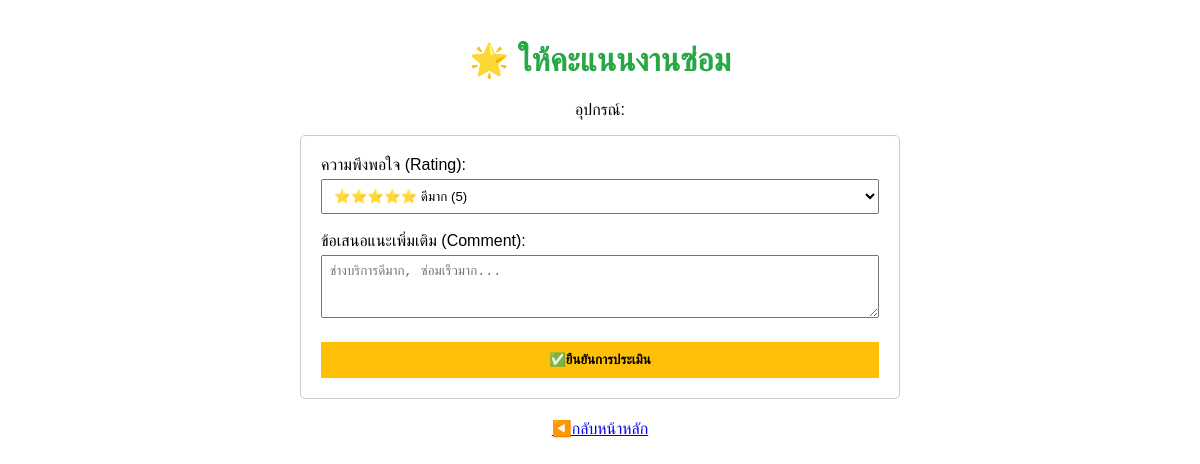
The page /evaluate/3 (signed in) on the database as committed earlier.
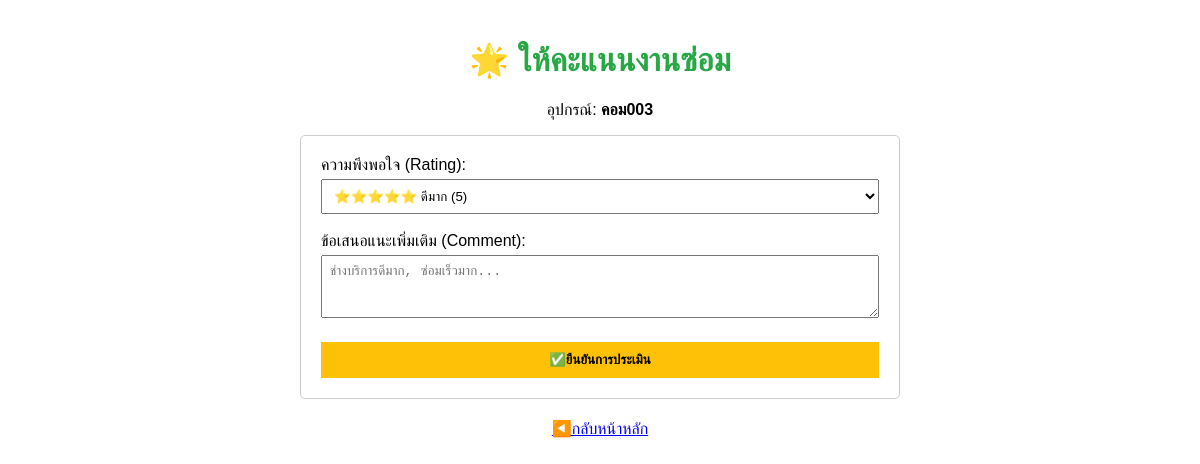
The same page on the database as committed later.
### tables this page shows
CREATE TABLE repairs (
        repair_id INTEGER PRIMARY KEY AUTOINCREMENT,
        user_id INTEGER NOT NULL,
        device_name TEXT NOT NULL,
        problem_detail TEXT NOT NULL,
        location TEXT NOT NULL,
        status TEXT DEFAULT 'Pending',
        report_date TIMESTAMP DEFAULT CURRENT_TIMESTAMP,
        technician_note TEXT,
        FOREIGN KEY (user_id) REFERENCES users (user_id)
    );

### app.py (the view, shortened to what this page needs)
@app.route('/evaluate/<int:repair_id>', methods=['GET', 'POST'])
def evaluate(repair_id):
    if 'user_id' not in session:
        return redirect(url_for('login'))
    conn = get_db_connection()
    repair = conn.execute('SELECT * FROM repairs WHERE repair_id = ?', (repair_id,)).fetchone()
    conn.close()
    return render_template('evaluate.html', repair=repair)

### app.py (called while the page is built)
def get_db_connection():
    conn = sqlite3.connect('maintenance.db')
    conn.row_factory = sqlite3.Row
    return conn

### templates/evaluate.html (shortened to what this page needs)
<!DOCTYPE html>
<html>
<head>
</head>
<body>
    <h1>🌟 ให้คะแนนงานซ่อม</h1>
    <p>อุปกรณ์: <strong>{{ repair['device_name'] }}</strong></p>
    <form method="POST">
        <label>ความพึงพอใจ (Rating):</label>
        <select name="rating" required>
            <option value="5">⭐⭐⭐⭐⭐ ดีมาก (5)</option>
        </select>
        <br><br>
        <label>ข้อเสนอแนะเพิ่มเติม (Comment):</label>
        <textarea name="comment" rows="3" placeholder="ช่างบริการดีมาก, ซ่อมเร็วมาก..."></textarea>
        <button type="submit">✅ยืนยันการประเมิน</button>
    </form>
    <a href="{{ url_for('dashboard') }}" style="display:block; margin-top:20px;">◀️กลับหน้าหลัก</a>
</body>
</html>

Rows that differ between the two databases and show on the page:
added repairs: device_name "คอม003"
